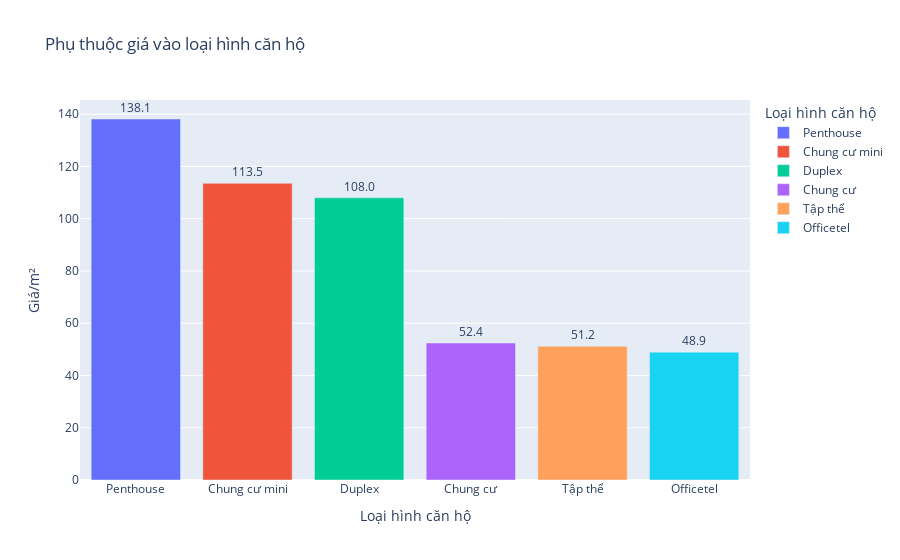

Notebook cell for this chart:
### Markdown cell above
Phụ thuộc giá vào loại hình chung cư

### Code cell
df_mean2 = df.groupby('Loại hình căn hộ')['Giá/m²'].mean().reset_index()

df_mean_sort = df_mean2.sort_values(by='Giá/m²', ascending=False)

top10 = df_mean_sort.head(10)

fig = px.bar(top10, x='Loại hình căn hộ', y='Giá/m²', color='Loại hình căn hộ',
             labels={'Loại hình căn hộ': 'Loại hình căn hộ', 'Giá/m²': 'Giá/m²'},
             title='Phụ thuộc giá vào loại hình căn hộ ')
fig.update_traces(texttemplate='%{y:.1f}', textposition='outside')
fig.show()

### Figure 1 — Plotly figure (JSON) as saved in the notebook; plotly's stock layout.template omitted (floating-point values rounded to 4 significant figures)
{"data": [{"alignmentgroup": "True", "hovertemplate": "Loại hình căn hộ=%{x}<br>Giá/m²=%{y}<extra></extra>", "legendgroup": "Penthouse", "marker": {"color": "#636efa", "pattern": {"shape": ""}}, "name": "Penthouse", "offsetgroup": "Penthouse", "orientation": "v", "showlegend": true, "textposition": "outside", "texttemplate": "%{y:.1f}", "type": "bar", "x": ["Penthouse"], "xaxis": "x", "y": [138.1], "yaxis": "y"}, {"alignmentgroup": "True", "hovertemplate": "Loại hình căn hộ=%{x}<br>Giá/m²=%{y}<extra></extra>", "legendgroup": "Chung cư mini", "marker": {"color": "#EF553B", "pattern": {"shape": ""}}, "name": "Chung cư mini", "offsetgroup": "Chung cư mini", "orientation": "v", "showlegend": true, "textposition": "outside", "texttemplate": "%{y:.1f}", "type": "bar", "x": ["Chung cư mini"], "xaxis": "x", "y": [113.5], "yaxis": "y"}, {"alignmentgroup": "True", "hovertemplate": "Loại hình căn hộ=%{x}<br>Giá/m²=%{y}<extra></extra>", "legendgroup": "Duplex", "marker": {"color": "#00cc96", "pattern": {"shape": ""}}, "name": "Duplex", "offsetgroup": "Duplex", "orientation": "v", "showlegend": true, "textposition": "outside", "texttemplate": "%{y:.1f}", "type": "bar", "x": ["Duplex"], "xaxis": "x", "y": [108.0], "yaxis": "y"}, {"alignmentgroup": "True", "hovertemplate": "Loại hình căn hộ=%{x}<br>Giá/m²=%{y}<extra></extra>", "legendgroup": "Chung cư", "marker": {"color": "#ab63fa", "pattern": {"shape": ""}}, "name": "Chung cư", "offsetgroup": "Chung cư", "orientation": "v", "showlegend": true, "textposition": "outside", "texttemplate": "%{y:.1f}", "type": "bar", "x": ["Chung cư"], "xaxis": "x", "y": [52.42], "yaxis": "y"}, {"alignmentgroup": "True", "hovertemplate": "Loại hình căn hộ=%{x}<br>Giá/m²=%{y}<extra></extra>", "legendgroup": "Tập thể", "marker": {"color": "#FFA15A", "pattern": {"shape": ""}}, "name": "Tập thể", "offsetgroup": "Tập thể", "orientation": "v", "showlegend": true, "textposition": "outside", "texttemplate": "%{y:.1f}", "type": "bar", "x": ["Tập thể"], "xaxis": "x", "y": [51.17], "yaxis": "y"}, {"alignmentgroup": "True", "hovertemplate": "Loại hình căn hộ=%{x}<br>Giá/m²=%{y}<extra></extra>", "legendgroup": "Officetel", "marker": {"color": "#19d3f3", "pattern": {"shape": ""}}, "name": "Officetel", "offsetgroup": "Officetel", "orientation": "v", "showlegend": true, "textposition": "outside", "texttemplate": "%{y:.1f}", "type": "bar", "x": ["Officetel"], "xaxis": "x", "y": [48.93], "yaxis": "y"}], "layout": {"barmode": "relative", "legend": {"title": {"text": "Loại hình căn hộ"}, "tracegroupgap": 0}, "title": {"text": "Phụ thuộc giá vào loại hình căn hộ "}, "xaxis": {"anchor": "y", "categoryarray": ["Penthouse", "Chung cư mini", "Duplex", "Chung cư", "Tập thể", "Officetel"], "categoryorder": "array", "domain": [0, 1], "title": {"text": "Loại hình căn hộ"}}, "yaxis": {"anchor": "x", "domain": [0, 1], "title": {"text": "Giá/m²"}}}}
